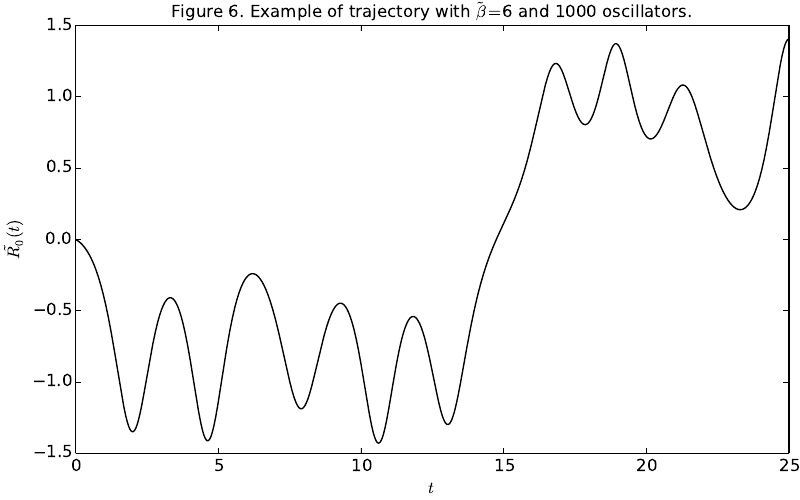

Write Python code to recreate this figure.
# Rate_Constant.py
# Calculates the trajectory over time for the first ten runs for R_0(t).

# Load modules
import numpy as np
import matplotlib.pyplot as plt

# Load constants
timestep = 0.005
figx = 8.0
figy = 5.0

# Load data
a = np.loadtxt('trajectory_R_0.dat')
b = np.arange(timestep,len(a[:,0])*timestep+timestep,timestep)


# Plot data
fig = plt.figure(figsize=(figx,figy))
ax = fig.add_subplot(111)
ax.plot(b,a[:,0],'k-')
ax.set_xlabel(r"$t$")
ax.set_ylabel(r"$\tilde{R_0}(t)$")
ax.xaxis.set_tick_params(labelsize=12)
ax.yaxis.set_tick_params(labelsize=12)
ax.set_title(r"Figure 6. Example of trajectory with $\tilde{\beta}=$6 and 1000 oscillators.",fontsize=12)
plt.tight_layout(pad=0.1)
plt.savefig("trajectory_R_0.pdf",format="pdf",dpi=600)
